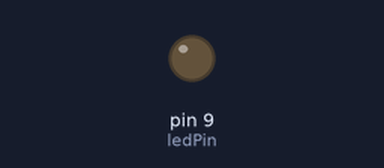
Bench run of a sketch on a simulated Arduino Uno, built with avr-gcc and run on an emulated ATmega328P. On the bench: output pins drawn as LEDs (lit = HIGH). What the sketch prints to the serial monitor is not drawn. At 120.3 s the program stops and its outputs stay as they are.

Above: at 0.6 s.
Timing chart, 0 to 7.1 s (numbered marks = the images above):
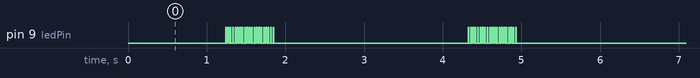

The sketch:

Fade_an_LED_up_and_down_for_certain_seconds_using_while_loop.ino
```cpp
/*
  Fade an LED up and down for 2 minutes &nbsp;using while loop (optional).
  Dondon Herrera
  TECH1102
*/

int ledPin = 9;
int brightness = 0;
int fadeAmount = 5;
unsigned long startTime;
unsigned long duration = 120000;

void setup() {
  pinMode(ledPin, OUTPUT);
  Serial.begin(9600);
  startTime = millis();
}

void loop() {
  unsigned long currentTime = millis();

  if (currentTime - startTime < duration) {

    while (brightness < 255) {
      simulateDigitalFade(ledPin, brightness);
      Serial.println(brightness);
      brightness += fadeAmount;
      delay(20);
    }

    while (brightness > 0) {
      simulateDigitalFade(ledPin, brightness);
      Serial.println(brightness);
      brightness -= fadeAmount;
      delay(20);
    }

    brightness = 0;

  } else {
    digitalWrite(ledPin, LOW);
    while (true);
  }
}

void simulateDigitalFade(int pin, int brightness) {
  int onTime = map(brightness, 0, 255, 0, 10);
  int offTime = 10 - onTime;

  digitalWrite(pin, HIGH);
  delay(onTime);

  digitalWrite(pin, LOW);
  delay(offTime);
}
```

Measured:
- by itself, pin 9 (ledPin): repeats every 3.1 s: HIGH 0.01 s, LOW 2.5 s, 20 × (HIGH 0.01 s, LOW 0.02 s)
